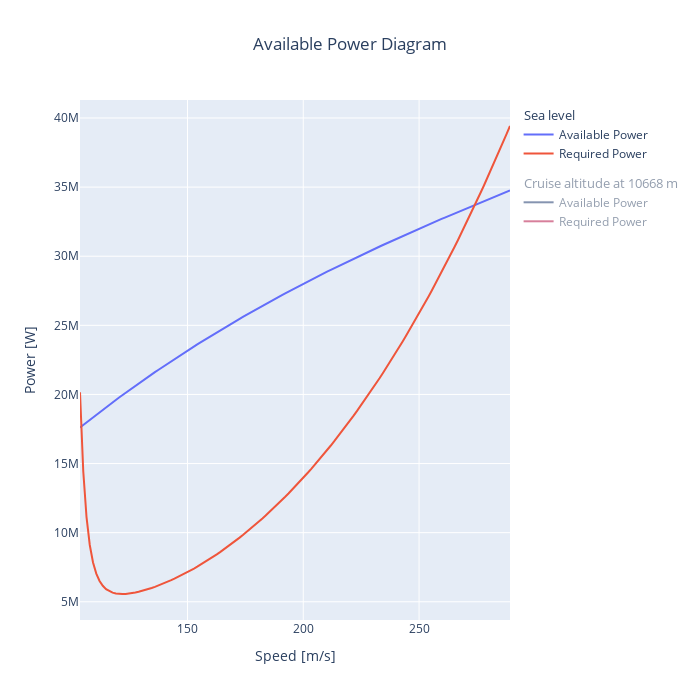

Source (notebook cell):
### Markdown cell above
# Available power Diagram

### Code cell
oad.available_power_diagram_drawing_plot(OUTPUT_FILE_POST_PROCESSING).show()
